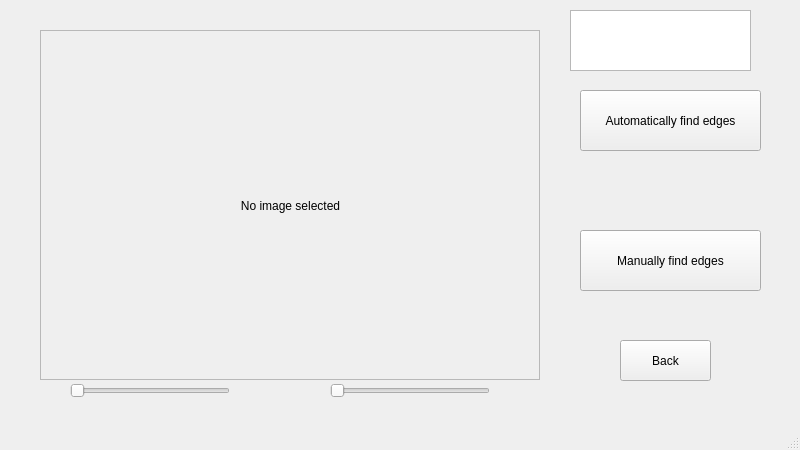
<?xml version="1.0" encoding="UTF-8"?>
<ui version="4.0">
 <class>MainWindow</class>
 <widget class="QMainWindow" name="MainWindow">
  <property name="geometry">
   <rect>
    <x>0</x>
    <y>0</y>
    <width>800</width>
    <height>450</height>
   </rect>
  </property>
  <property name="windowTitle">
   <string>MainWindow</string>
  </property>
  <widget class="QWidget" name="centralwidget">
   <widget class="QPushButton" name="Auto">
    <property name="enabled">
     <bool>true</bool>
    </property>
    <property name="geometry">
     <rect>
      <x>580</x>
      <y>90</y>
      <width>181</width>
      <height>61</height>
     </rect>
    </property>
    <property name="text">
     <string>Automatically find edges</string>
    </property>
    <property name="flat">
     <bool>false</bool>
    </property>
   </widget>
   <widget class="QPushButton" name="Manual">
    <property name="enabled">
     <bool>true</bool>
    </property>
    <property name="geometry">
     <rect>
      <x>580</x>
      <y>230</y>
      <width>181</width>
      <height>61</height>
     </rect>
    </property>
    <property name="text">
     <string>Manually find edges</string>
    </property>
    <property name="flat">
     <bool>false</bool>
    </property>
   </widget>
   <widget class="QFrame" name="edge_Frame">
    <property name="geometry">
     <rect>
      <x>40</x>
      <y>30</y>
      <width>500</width>
      <height>350</height>
     </rect>
    </property>
    <property name="sizePolicy">
     <sizepolicy hsizetype="Fixed" vsizetype="Fixed">
      <horstretch>0</horstretch>
      <verstretch>0</verstretch>
     </sizepolicy>
    </property>
    <property name="minimumSize">
     <size>
      <width>500</width>
      <height>350</height>
     </size>
    </property>
    <property name="maximumSize">
     <size>
      <width>500</width>
      <height>350</height>
     </size>
    </property>
    <property name="frameShape">
     <enum>QFrame::StyledPanel</enum>
    </property>
    <property name="frameShadow">
     <enum>QFrame::Raised</enum>
    </property>
    <widget class="QLabel" name="imageLabel">
     <property name="geometry">
      <rect>
       <x>0</x>
       <y>0</y>
       <width>501</width>
       <height>351</height>
      </rect>
     </property>
     <property name="text">
      <string>No image selected</string>
     </property>
     <property name="alignment">
      <set>Qt::AlignCenter</set>
     </property>
    </widget>
   </widget>
   <widget class="QPushButton" name="BackToMain">
    <property name="geometry">
     <rect>
      <x>620</x>
      <y>340</y>
      <width>91</width>
      <height>41</height>
     </rect>
    </property>
    <property name="text">
     <string>Back</string>
    </property>
   </widget>
   <widget class="QSlider" name="lowThresh">
    <property name="enabled">
     <bool>false</bool>
    </property>
    <property name="geometry">
     <rect>
      <x>70</x>
      <y>380</y>
      <width>160</width>
      <height>22</height>
     </rect>
    </property>
    <property name="maximum">
     <number>255</number>
    </property>
    <property name="orientation">
     <enum>Qt::Horizontal</enum>
    </property>
   </widget>
   <widget class="QSlider" name="highThresh">
    <property name="enabled">
     <bool>false</bool>
    </property>
    <property name="geometry">
     <rect>
      <x>330</x>
      <y>380</y>
      <width>160</width>
      <height>22</height>
     </rect>
    </property>
    <property name="maximum">
     <number>255</number>
    </property>
    <property name="orientation">
     <enum>Qt::Horizontal</enum>
    </property>
   </widget>
   <widget class="QPlainTextEdit" name="smallThreshIn">
    <property name="geometry">
     <rect>
      <x>570</x>
      <y>10</y>
      <width>181</width>
      <height>61</height>
     </rect>
    </property>
   </widget>
  </widget>
  <widget class="QMenuBar" name="menubar">
   <property name="geometry">
    <rect>
     <x>0</x>
     <y>0</y>
     <width>800</width>
     <height>22</height>
    </rect>
   </property>
  </widget>
  <widget class="QStatusBar" name="statusbar"/>
 </widget>
 <resources/>
 <connections/>
</ui>
